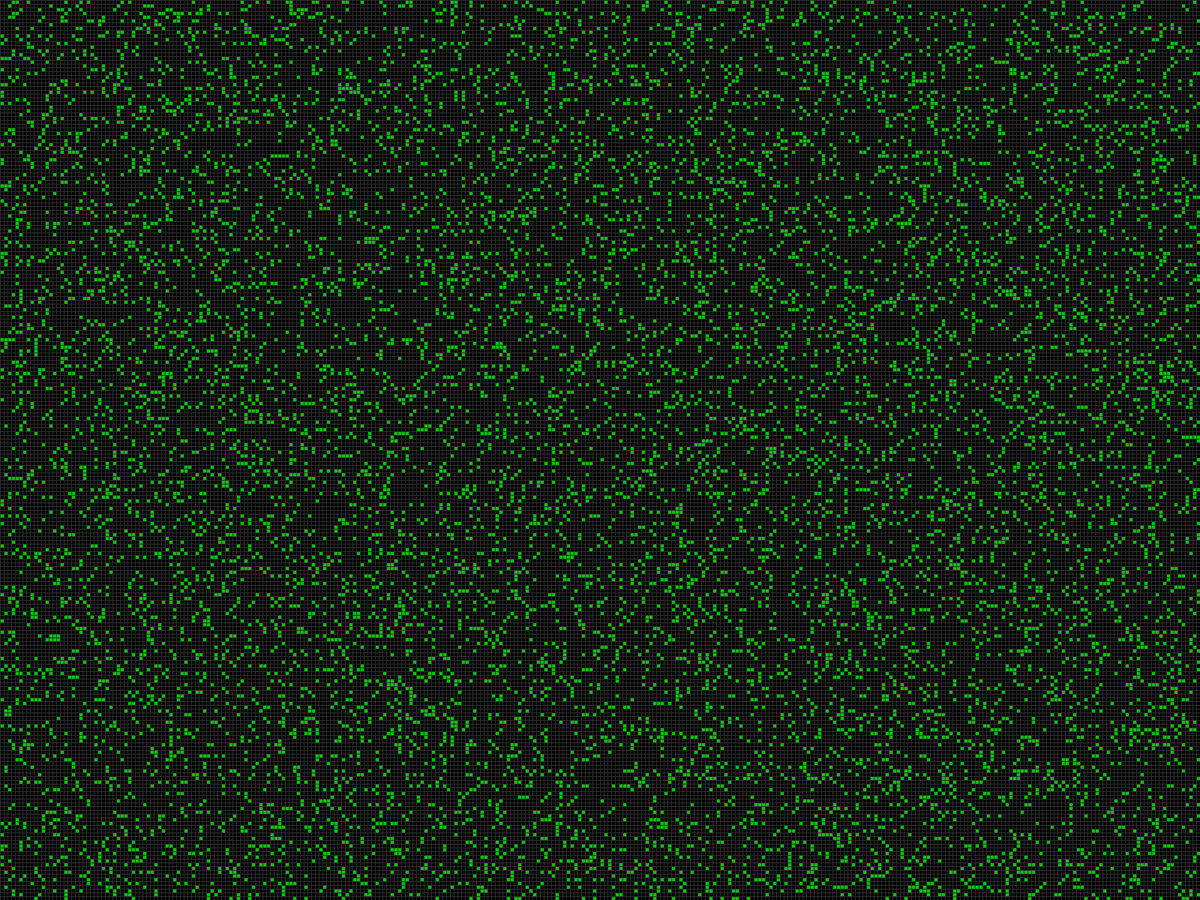
Frame 1 (no input)
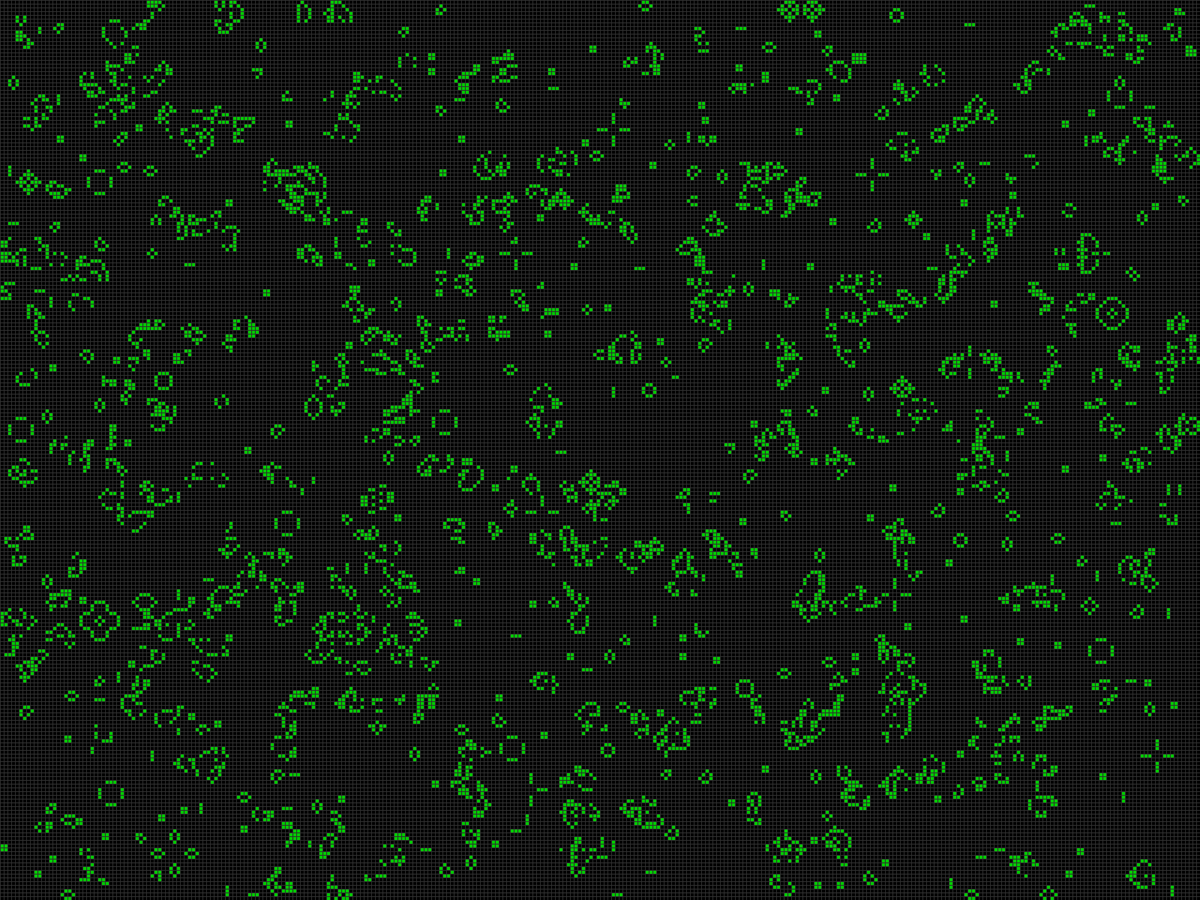
Frame 60 (the mouse pressed at the canvas centre just before this capture)
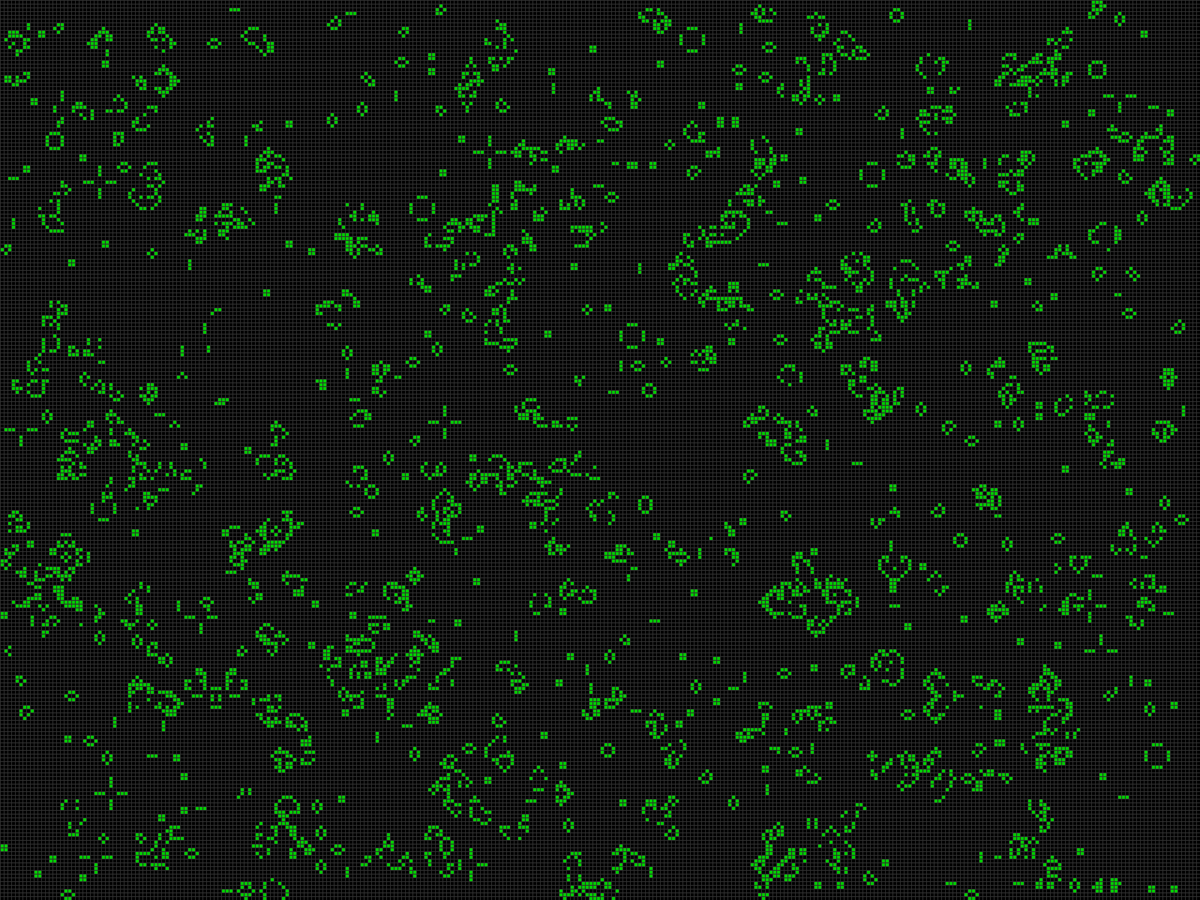
Frame 120 (the mouse held since frame 60 and released just before this capture)

The Processing sketch that drew these frames (run headless with seeded random() and noise(); from frame 60 on, the mouse is pressed at the canvas centre):

// Processing sketch: GameOfLife
// ── GameOfLife.pde
/**
 * A Processing implementation of Game of Life
 * By Joan Soler-Adillon
 *
 * Press SPACE BAR to pause and change the cell's values with the mouse
 * On pause, click to activate/deactivate cells
 * Press R to randomly reset the cells' grid
 * Press C to clear the cells' grid
 *
 * The original Game of Life was created by John Conway in 1970.
 */

// Size of cells
int cellSize = 5;

// How likely for a cell to be alive at start (in percentage)
float probabilityOfAliveAtStart = 15;

// Variables for timer
int interval = 100;
int lastRecordedTime = 0;

// Colors for active/inactive cells
color alive = color(0, 200, 0);
color dead = color(0);

// Array of cells
int[][] cells; 
// Buffer to record the state of the cells and use this while changing the others in the interations
int[][] cellsBuffer; 

// Pause
boolean pause = false;

void setup() {
  fullScreen();

  // Instantiate arrays 
  cells = new int[width/cellSize][height/cellSize];
  cellsBuffer = new int[width/cellSize][height/cellSize];

  // This stroke will draw the background grid
  stroke(48);

  noSmooth();

  // Initialization of cells
  for (int x=0; x<width/cellSize; x++) {
    for (int y=0; y<height/cellSize; y++) {
      float state = random (100);
      if (state > probabilityOfAliveAtStart) { 
        state = 0;
      }
      else {
        state = 1;
      }
      cells[x][y] = int(state); // Save state of each cell
    }
  }
  background(0); // Fill in black in case cells don't cover all the windows
}


void draw() {

  //Draw grid
  for (int x=0; x<width/cellSize; x++) {
    for (int y=0; y<height/cellSize; y++) {
      if (cells[x][y]==1) {
        fill(alive); // If alive
      }
      else {
        fill(dead); // If dead
      }
      rect (x*cellSize, y*cellSize, cellSize, cellSize);
    }
  }
  // Iterate if timer ticks
  if (millis()-lastRecordedTime>interval) {
    if (!pause) {
      iteration();
      lastRecordedTime = millis();
    }
  }

  // Create  new cells manually on pause
  if (pause && mousePressed) {
    // Map and avoid out of bound errors
    int xCellOver = int(map(mouseX, 0, width, 0, width/cellSize));
    xCellOver = constrain(xCellOver, 0, width/cellSize-1);
    int yCellOver = int(map(mouseY, 0, height, 0, height/cellSize));
    yCellOver = constrain(yCellOver, 0, height/cellSize-1);

    // Check against cells in buffer
    if (cellsBuffer[xCellOver][yCellOver]==1) { // Cell is alive
      cells[xCellOver][yCellOver]=0; // Kill
      fill(dead); // Fill with kill color
    }
    else { // Cell is dead
      cells[xCellOver][yCellOver]=1; // Make alive
      fill(alive); // Fill alive color
    }
  } 
  else if (pause && !mousePressed) { // And then save to buffer once mouse goes up
    // Save cells to buffer (so we opeate with one array keeping the other intact)
    for (int x=0; x<width/cellSize; x++) {
      for (int y=0; y<height/cellSize; y++) {
        cellsBuffer[x][y] = cells[x][y];
      }
    }
  }
}



void iteration() { // When the clock ticks
  // Save cells to buffer (so we opeate with one array keeping the other intact)
  for (int x=0; x<width/cellSize; x++) {
    for (int y=0; y<height/cellSize; y++) {
      cellsBuffer[x][y] = cells[x][y];
    }
  }

  // Visit each cell:
  for (int x=0; x<width/cellSize; x++) {
    for (int y=0; y<height/cellSize; y++) {
      // And visit all the neighbours of each cell
      int neighbours = 0; // We'll count the neighbours
      for (int xx=x-1; xx<=x+1;xx++) {
        for (int yy=y-1; yy<=y+1;yy++) {  
          if (((xx>=0)&&(xx<width/cellSize))&&((yy>=0)&&(yy<height/cellSize))) { // Make sure you are not out of bounds
            if (!((xx==x)&&(yy==y))) { // Make sure to to check against self
              if (cellsBuffer[xx][yy]==1){
                neighbours ++; // Check alive neighbours and count them
              }
            } // End of if
          } // End of if
        } // End of yy loop
      } //End of xx loop
      // We've checked the neigbours: apply rules!
      if (cellsBuffer[x][y]==1) { // The cell is alive: kill it if necessary
        if (neighbours < 2 || neighbours > 3) {
          cells[x][y] = 0; // Die unless it has 2 or 3 neighbours
        }
      } 
      else { // The cell is dead: make it live if necessary      
        if (neighbours == 3 ) {
          cells[x][y] = 1; // Only if it has 3 neighbours
        }
      } // End of if
    } // End of y loop
  } // End of x loop
} // End of function

void keyPressed() {
  if (key=='r' || key == 'R') {
    // Restart: reinitialization of cells
    for (int x=0; x<width/cellSize; x++) {
      for (int y=0; y<height/cellSize; y++) {
        float state = random (100);
        if (state > probabilityOfAliveAtStart) {
          state = 0;
        }
        else {
          state = 1;
        }
        cells[x][y] = int(state); // Save state of each cell
      }
    }
  }
  if (key==' ') { // On/off of pause
    pause = !pause;
  }
  if (key=='c' || key == 'C') { // Clear all
    for (int x=0; x<width/cellSize; x++) {
      for (int y=0; y<height/cellSize; y++) {
        cells[x][y] = 0; // Save all to zero
      }
    }
  }
}
